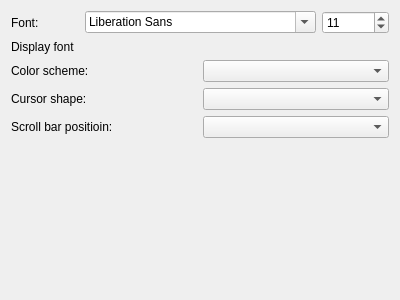
<?xml version="1.0" encoding="UTF-8"?>
<ui version="4.0">
 <class>CFrmTerminalAppearanceSettings</class>
 <widget class="QWidget" name="CFrmTerminalAppearanceSettings">
  <property name="geometry">
   <rect>
    <x>0</x>
    <y>0</y>
    <width>400</width>
    <height>300</height>
   </rect>
  </property>
  <property name="windowTitle">
   <string>Form</string>
  </property>
  <layout class="QGridLayout" name="gridLayout">
   <item row="0" column="0">
    <layout class="QHBoxLayout" name="horizontalLayout_6">
     <item>
      <widget class="QLabel" name="label_5">
       <property name="text">
        <string>Font:</string>
       </property>
      </widget>
     </item>
     <item>
      <widget class="QFontComboBox" name="fontComboBox"/>
     </item>
     <item>
      <widget class="QSpinBox" name="spFontSize">
       <property name="minimum">
        <number>6</number>
       </property>
       <property name="value">
        <number>11</number>
       </property>
      </widget>
     </item>
    </layout>
   </item>
   <item row="1" column="0">
    <widget class="QLabel" name="lbFont">
     <property name="text">
      <string>Display font</string>
     </property>
    </widget>
   </item>
   <item row="2" column="0">
    <layout class="QHBoxLayout" name="horizontalLayout_5">
     <item>
      <widget class="QLabel" name="label_4">
       <property name="text">
        <string>Color scheme:</string>
       </property>
      </widget>
     </item>
     <item>
      <widget class="QComboBox" name="cbColorScheme"/>
     </item>
    </layout>
   </item>
   <item row="3" column="0">
    <layout class="QHBoxLayout" name="horizontalLayout_7">
     <item>
      <widget class="QLabel" name="label_6">
       <property name="text">
        <string>Cursor shape:</string>
       </property>
      </widget>
     </item>
     <item>
      <widget class="QComboBox" name="cbCursorShape"/>
     </item>
    </layout>
   </item>
   <item row="4" column="0">
    <layout class="QHBoxLayout" name="horizontalLayout">
     <item>
      <widget class="QLabel" name="label">
       <property name="text">
        <string>Scroll bar positioin:</string>
       </property>
      </widget>
     </item>
     <item>
      <widget class="QComboBox" name="cbScrollBarPositioin"/>
     </item>
    </layout>
   </item>
   <item row="5" column="0">
    <spacer name="verticalSpacer">
     <property name="orientation">
      <enum>Qt::Vertical</enum>
     </property>
     <property name="sizeHint" stdset="0">
      <size>
       <width>20</width>
       <height>156</height>
      </size>
     </property>
    </spacer>
   </item>
  </layout>
 </widget>
 <resources/>
 <connections/>
</ui>
